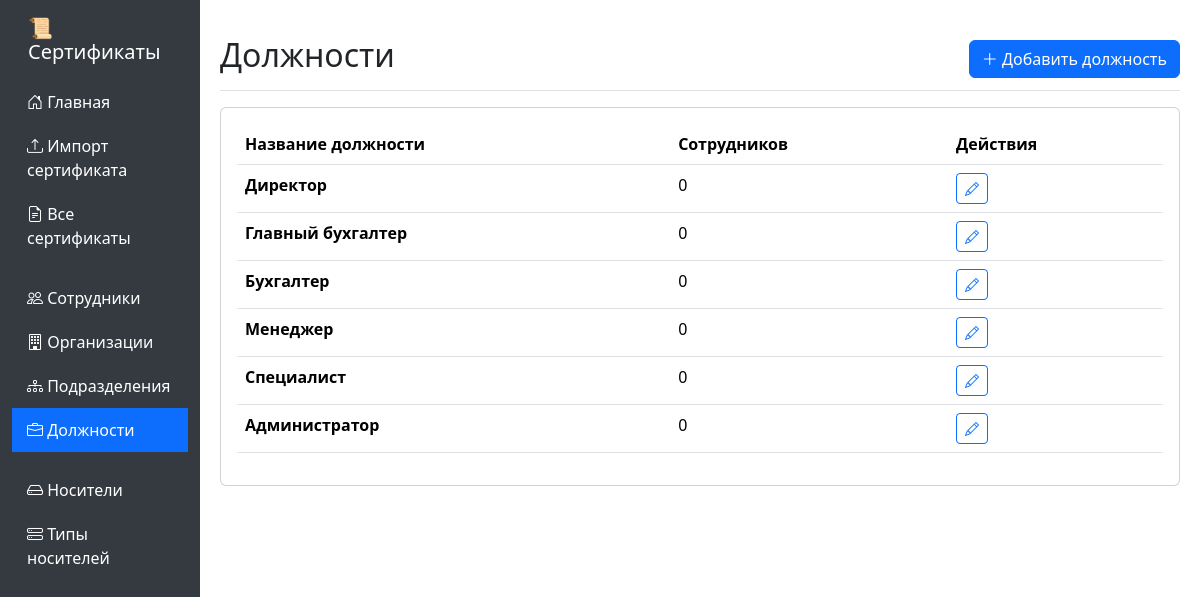
Page /positions on the committed database.
### app.py (models this page shows, shortened)
class Position(db.Model):
    id = db.Column(db.Integer, primary_key=True)
    name = db.Column(db.String(200), nullable=False)
    created_at = db.Column(db.DateTime, default=lambda: datetime.now(timezone.utc))

### app.py (the view)
@app.route('/positions')
def positions_list():
    positions = Position.query.all()
    return render_template('positions.html', positions=positions)

### templates/positions.html (shortened to what this page needs)
{% extends "base.html" %}
{% block content %}
<div class="d-flex justify-content-between flex-wrap flex-md-nowrap align-items-center pt-3 pb-2 mb-3 border-bottom">
    <h1 class="h2">Должности</h1>
    <a href="{{ url_for('add_position') }}" class="btn btn-primary">
        <i class="bi bi-plus-lg"></i> Добавить должность
    </a>
</div>
<div class="card">
    <div class="card-body">
        {% if positions %}
        <div class="table-responsive">
            <table class="table table-hover">
                <thead>
                    <tr>
                        <th>Название должности</th>
                        <th>Сотрудников</th>
                        <th>Действия</th>
                    </tr>
                </thead>
                <tbody>
                    {% for position in positions %}
                    <tr>
                        <td><strong>{{ position.name }}</strong></td>
                        <td>{{ position.employees|length }}</td>
                        <td>
                            <a href="{{ url_for('edit_position', pos_id=position.id) }}" class="btn btn-sm btn-outline-primary">
                                <i class="bi bi-pencil"></i>
                            </a>
                        </td>
                    </tr>
                    {% endfor %}
                </tbody>
            </table>
        </div>
        {% else %}
        <p class="text-muted text-center py-4">Должности ещё не добавлены</p>
        {% endif %}
    </div>
</div>
{% endblock %}

### templates/base.html (shortened to what this page needs)
<!DOCTYPE html>
<html lang="ru">
<head>
    <link href="https://cdn.jsdelivr.net/npm/bootstrap@5.3.2/dist/css/bootstrap.min.css" rel="stylesheet">
    <link href="https://cdn.jsdelivr.net/npm/bootstrap-icons@1.11.1/font/bootstrap-icons.css" rel="stylesheet">
</head>
<body>
    <div class="container-fluid">
        <div class="row">
            <nav class="col-md-2 d-none d-md-block sidebar py-3">
                <div class="position-sticky">
                    <h5 class="text-white mb-3 px-3">📜 Сертификаты</h5>
                    <ul class="nav flex-column">
                        <li class="nav-item">
                            <a href="{{ url_for('index') }}" class="{% if request.endpoint == 'index' %}active{% endif %}">
                                <i class="bi bi-house-door"></i> Главная
                            </a>
                        </li>
                        <li class="nav-item">
                            <a href="{{ url_for('import_certificate') }}" class="{% if request.endpoint == 'import_certificate' %}active{% endif %}">
                                <i class="bi bi-upload"></i> Импорт сертификата
                            </a>
                        </li>
                        <li class="nav-item">
                            <a href="{{ url_for('certificates_list') }}" class="{% if request.endpoint == 'certificates_list' %}active{% endif %}">
                                <i class="bi bi-file-earmark-text"></i> Все сертификаты
                            </a>
                        </li>
                        <li class="nav-item mt-3">
                            <a href="{{ url_for('employees_list') }}" class="{% if 'employee' in request.endpoint %}active{% endif %}">
                                <i class="bi bi-people"></i> Сотрудники
                            </a>
                        </li>
                        <li class="nav-item">
                            <a href="{{ url_for('organizations_list') }}" class="{% if 'organization' in request.endpoint %}active{% endif %}">
                                <i class="bi bi-building"></i> Организации
                            </a>
                        </li>
                        <li class="nav-item">
                            <a href="{{ url_for('departments_list') }}" class="{% if 'department' in request.endpoint %}active{% endif %}">
                                <i class="bi bi-diagram-3"></i> Подразделения
                            </a>
                        </li>
                        <li class="nav-item">
                            <a href="{{ url_for('positions_list') }}" class="{% if 'position' in request.endpoint %}active{% endif %}">
                                <i class="bi bi-briefcase"></i> Должности
                            </a>
                        </li>
                        <li class="nav-item mt-3">
                            <a href="{{ url_for('tokens_list') }}" class="{% if 'token' in request.endpoint %}active{% endif %}">
                                <i class="bi bi-hdd"></i> Носители
                            </a>
                        </li>
                        <li class="nav-item">
                            <a href="{{ url_for('token_types_list') }}" class="{% if 'token_type' in request.endpoint %}active{% endif %}">
                                <i class="bi bi-hdd-stack"></i> Типы носителей
                            </a>
                        </li>
                    </ul>
                </div>
            </nav>
            <main class="col-md-10 ms-sm-auto content">
                {% block content %}{% endblock %}
            </main>
        </div>
    </div>
</body>
</html>

### templates/base.html (style rules this page uses)
.sidebar { min-height: 100vh; background-color: #343a40; }
.sidebar a { color: #fff; text-decoration: none; padding: 10px 15px; display: block; }
.sidebar a.active { background-color: #0d6efd; }
.content { padding: 20px; }

### rows in the picture
Position: name "Директор", employees|length "0"
Position: name "Главный бухгалтер", employees|length "0"
Position: name "Бухгалтер", employees|length "0"
Position: name "Менеджер", employees|length "0"
Position: name "Специалист", employees|length "0"
Position: name "Администратор", employees|length "0"
